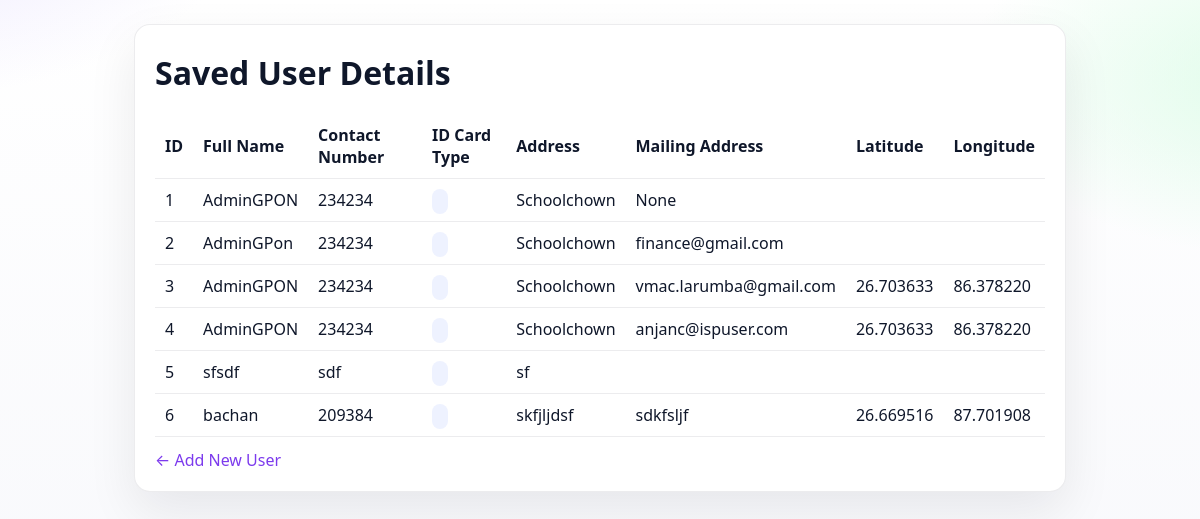
Page /list on the committed database.
### app.py (models this page shows)
class User(db.Model):
    id = db.Column(db.Integer, primary_key=True)
    name = db.Column(db.String(100))
    address = db.Column(db.String(100))
    contact = db.Column(db.String(10))
    email = db.Column(db.String(120))
    latitude = db.Column(db.String(50))
    longitude = db.Column(db.String(50))

### app.py (the view)
@app.route("/list")
def list_users():
    users = User.query.all()
    return render_template("list.html", users=users)

### templates/list.html (shortened to what this page needs)
<!DOCTYPE html>
<html>
<head>
  <link rel="stylesheet" href="{{ url_for('static', filename='style.css') }}">
</head>
<body>
  <div class="container">
    <div class="card">
      <h1>Saved User Details</h1>
      <table class="table">
        <thead>
          <tr>
            <th>ID</th>
            <th>Full Name</th>
            <th>Contact Number</th>
            <th>ID Card Type</th>
            <th>Address</th>
            <th>Mailing Address</th>
            <th>Latitude</th>
            <th>Longitude</th>
          </tr>
        </thead>
        <tbody>
          {% for u in users %}
          <tr>
            <td>{{ u.id }}</td>
            <td>{{ u.name }}</td>
            <td>{{ u.contact }}</td>
            <td><span class="badge">{{ u.id_card_type }}</span></td>
            <td>{{ u.address }}</td>
            <td>{{ u.email }}</td>
            <td>{{ u.latitude }}</td>
            <td>{{ u.longitude }}</td>
          </tr>
          {% endfor %}
        </tbody>
      </table>
      <div class="row" style="margin-top:12px">
        <a class="link" href="/">← Add New User</a>
      </div>
    </div>
  </div>
</body>
</html>

### static/style.css (style rules this page uses)
:root { --bg:#f6f7fb; --card:#ffffff; --accent:#7c3aed; --accent2:#22c55e; --text:#0f172a; --muted:#64748b; --border:rgba(15,23,42,.08); }
* { box-sizing:border-box }
body { margin:0; font-family:system-ui,-apple-system,Segoe UI,Roboto; color:var(--text); background: radial-gradient(600px 300px at -10% -10%, #ede9fe 0%, transparent 60%), radial-gradient(600px 300px at 110% 10%, #dcfce7 0%, transparent 60%), linear-gradient(180deg,#fff,var(--bg)); min-height:100vh; }
.container { max-width:980px; margin:0 auto; padding:24px }
.card { background:var(--card); border:1px solid var(--border); border-radius:16px; padding:20px; box-shadow:0 20px 50px rgba(2,6,23,.08) }
h1 { margin:.2em 0 .6em }
.row { display:flex; gap:10px; align-items:center; justify-content:space-between }
.link { color:var(--accent); text-decoration:none }
.table { width:100%; border-collapse:collapse }
.table th,.table td { border-bottom:1px solid var(--border); padding:10px; text-align:left }
.badge { padding:4px 8px; border-radius:999px; background:#eef2ff; color:#4338ca; font-size:12px }

### rows in the picture
User: id "1", name "AdminGPON", contact "234234", address "Schoolchown", email "None"
User: id "2", name "AdminGPon", contact "234234", address "Schoolchown", email "finance@gmail.com"
User: id "3", name "AdminGPON", contact "234234", address "Schoolchown", email "vmac.larumba@gmail.com", latitude "26.703633", longitude "86.378220"
User: id "4", name "AdminGPON", contact "234234", address "Schoolchown", email "anjanc@ispuser.com", latitude "26.703633", longitude "86.378220"
User: id "5", name "sfsdf", contact "sdf", address "sf"
User: id "6", name "bachan", contact "209384", address "skfjljdsf", email "sdkfsljf", latitude "26.669516", longitude "87.701908"
